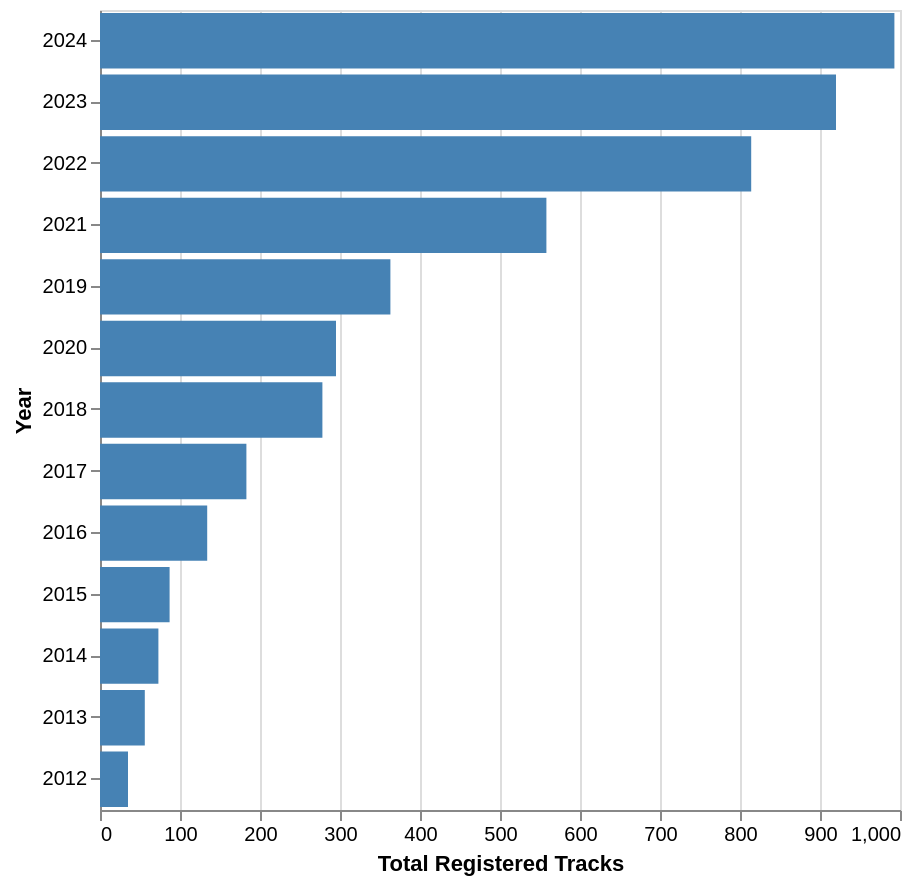

The notebook cell this image was saved under:
### Code cell


### Figure 1 — Vega-Lite specification as saved in the notebook (floating-point values rounded to 4 significant figures; data arrays with more than 128 entries replaced by an {"elided": "..."} marker saying what was removed)
{"config": {"view": {"continuousWidth": 300, "continuousHeight": 300}}, "data": {"name": "data-40edea3ecd653906a8f086d77b2938ba"}, "mark": {"type": "bar"}, "encoding": {"color": {"condition": {"param": "param_2", "value": "steelblue"}, "value": "lightgray"}, "tooltip": [{"field": "year", "title": "Year", "type": "nominal"}, {"aggregate": "sum", "field": "total_tracks", "title": "Total tracks", "type": "quantitative"}], "x": {"aggregate": "sum", "field": "total_tracks", "title": "Total Registered Tracks", "type": "quantitative"}, "y": {"field": "year", "sort": "-x", "title": "Year", "type": "nominal"}}, "height": 400, "params": [{"name": "param_2", "select": {"type": "point", "fields": ["year"], "on": "click"}}], "width": 400, "$schema": "https://vega.github.io/schema/vega-lite/v5.8.0.json", "datasets": {"data-40edea3ecd653906a8f086d77b2938ba": {"elided": "4666 records"}}}
